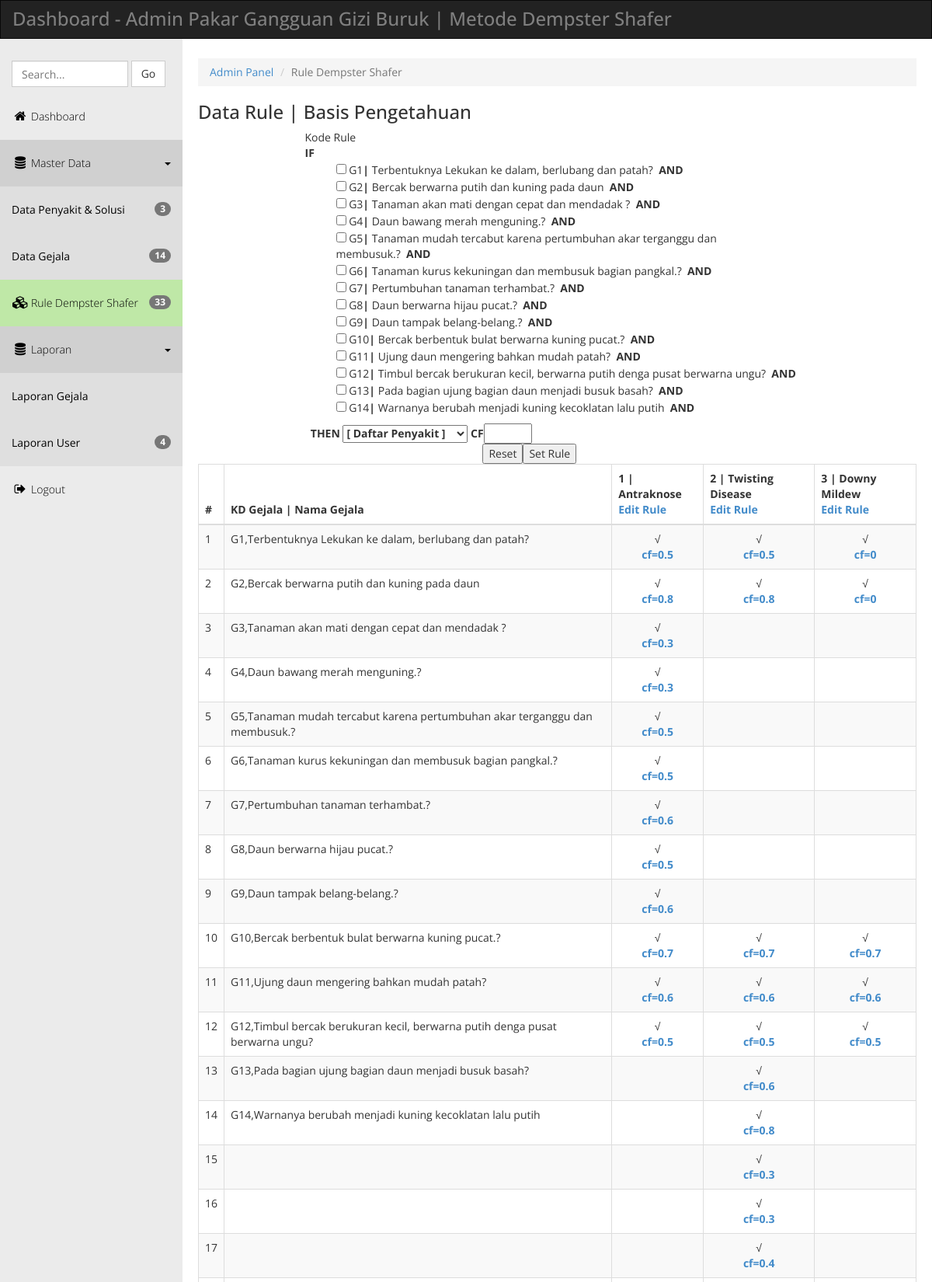
Screenshot of /modul/diagnosa/admin/basis_pengetahuan.php (upper part) with the database file from the repository.
### tables this page shows
CREATE TABLE `tb_gejala` (
  `id` int(11) NOT NULL,
  `kdgejala` varchar(3) DEFAULT NULL,
  `gejala` text DEFAULT NULL
);

CREATE TABLE `tb_rules` (
  `id_problem` int(11) DEFAULT NULL,
  `id_evidence` int(11) DEFAULT NULL,
  `cf` float DEFAULT NULL
);

### modul/diagnosa/admin/basis_pengetahuan.php (the view, shortened to what this page needs)
<!DOCTYPE html>
<head>
  <link rel="stylesheet" href="css/templatemo_main.css">
</head>
<body>
  <div class="navbar navbar-inverse" role="navigation">
      <div class="navbar-header">
        <div class="logo"><h1>Dashboard - Admin Pakar Gangguan Gizi Buruk | Metode Dempster Shafer</h1></div>
      </div>
    </div>
    <div class="template-page-wrapper">
      <div class="navbar-collapse collapse templatemo-sidebar">
        <ul class="templatemo-sidebar-menu">
          <li>
            <form class="navbar-form">
              <input type="text" class="form-control" id="templatemo_search_box" placeholder="Search...">
              <span class="btn btn-default">Go</span>
            </form>
          </li>
          <li ><a href="index.php"><i class="fa fa-home"></i>Dashboard</a></li>
          <li class="sub open">
            <a href="javascript:;">
              <i class="fa fa-database"></i>Master Data <div class="pull-right"><span class="caret"></span></div>
            </a>
            <ul class="templatemo-submenu">
              <li><a href="penyakit.php"><span class="badge pull-right"><?php include "koneksi.php"; $queryNP=mysqli_query($koneksi,"SELECT * FROM tb_penyakit"); $numNP=mysqli_num_rows($queryNP); echo $numNP;?></span>Data Penyakit & Solusi</a></li>
              <li><a href="gejala.php"><span class="badge pull-right"><?php $queryNP=mysqli_query($koneksi,"SELECT * FROM `tb_gejala` ORDER BY `id` ASC" ); $numNP=mysqli_num_rows($queryNP); echo $numNP;?></span>Data Gejala</a></li>
            </ul>
          </li>
          <li class="active"><a href="basis_pengetahuan.php"><i class="fa fa-cubes"></i><span class="badge pull-right"><?php $queryNR=mysqli_query($koneksi,"SELECT * FROM tb_rules"); $numNR=mysqli_num_rows($queryNR); echo $numNR;?></span>Rule Dempster Shafer</a></li>
          <li class="sub open">
            <a href="javascript:;">
              <i class="fa fa-database"></i>Laporan<div class="pull-right"><span class="caret"></span></div>
            </a>
            <ul class="templatemo-submenu">
              <li><a href="lapgejala.php">Laporan Gejala</a></li>
              <li><a href="lapuser.php"><span class="badge pull-right"><?php $queryNP3=mysqli_query($koneksi,"SELECT * FROM tbpasien"); $numNP3=mysqli_num_rows($queryNP3); echo $numNP3;?></span>Laporan User</a></li>
            </ul>
          </li>
          <li><a href="javascript:;" data-toggle="modal" data-target="#confirmModal"><i class="fa fa-sign-out"></i>Logout</a></li>
        </ul>
      </div>
      <div class="templatemo-content-wrapper">
        <div class="templatemo-content">
          <ol class="breadcrumb">
            <li><a href="index.php">Admin Panel</a></li>
            <li class="active">Rule Dempster Shafer</li>
          </ol>
          <h1>Data Rule | Basis Pengetahuan</h1>
                   <div class="row">
            <div class="col-md-12">
              <div class="table-responsive">
              <div class="konten">
<form id="form1" name="form1" method="post" action="simpan_kaidah_produksi.php" enctype="multipart/form-data"><div>
  <table class="tab" width="650" border="0" align="center" cellpadding="4" cellspacing="1" bordercolor="#F0F0F0" bgcolor="#CCCC99">
      <tr bgcolor="#FFFFFF">
        <td>Kode Rule</td>
        <td>&nbsp;</td>
      </tr>
      <tr bgcolor="#FFFFFF">
        <td colspan="2"><strong>IF</strong><ul style="list-style:none;"> <?php
	include "koneksi.php";
	$arrPenyakit=array(); $arrGejala=array();
	$query=mysqli_query($koneksi,"SELECT * FROM tb_gejala ORDER BY id ASC") or die("Query Error..!" .mysqli_error);
	while ($row=mysqli_fetch_array($query)){
		$arrGejala["$row[id]"]=$row['kdgejala'].",".$row['gejala'];
	?>
    	<li><input type="checkbox" name="gejala[]" id="gejala" value="<?php echo $row['id'];?>">
    	<?php echo $row['kdgejala'] ."<strong>|&nbsp;</strong>".$row['gejala'];?><strong>&nbsp;&nbsp;AND</strong></li>
		 <?php } ?></ul><strong>&nbsp;&nbsp;THEN
		 <select name="TxtKdPenyakit" id="TxtKdPenyakit">
		   <option value="NULL">[ Daftar Penyakit ]</option>
		   <?php
	$sqlp = "SELECT * FROM tb_penyakit ORDER BY id";
	$qryp = mysqli_query($koneksi,$sqlp)
		    or die ("SQL Error: ".mysqli_error($koneksi));
	while ($datap=mysqli_fetch_array($qryp)) {
		$arrPenyakit["$datap[id]"]=$datap['nama_penyakit'];
	}
  ?>
		   </select>
		 CF<input type="text" name="cf" size="5"></strong></td>
        </tr>
      <tr bgcolor="#FFFFFF">
        <td>&nbsp;</td>
        <td><input type="reset" name="Submit2" value="Reset" /><input type="submit" name="Submit" value="Set Rule" /></td>
      </tr>
    </table>
  </div>
</form>
<table class="table table-striped table-hover table-bordered" >
<thead>
  <tr>
    <th ><strong>#</strong></th>
    <th><strong>KD Gejala | Nama Gejala</strong><span style="float:right; margin-right:25px;"><strong></strong></span></th>
    <?php $query_p=mysqli_query($koneksi,"SELECT id_problem FROM tb_rules GROUP BY id_problem");
	while($data_p=mysqli_fetch_array($query_p)){
	?>
    <th><?php $idp=$data_p['id_problem']; echo "$idp | "; print_r($arrPenyakit["$idp"]); ?><br><a href="edit_rule_base.php?kdpenyakit=<?php echo $data_p['id_problem'];?>">Edit Rule</a></th><?php }?>
    </tr></thead>
    <?php
    $query=mysqli_query($koneksi,"SELECT * FROM tb_rules GROUP BY id_evidence ORDER BY id_evidence ASC ")or die(mysqli_error());
	while($row=mysqli_fetch_array($query)){
	?>
  <tr>
    <td valign="top"><?php echo $row['id_evidence'];?></td>
    <td><?php $idG=$row['id_evidence']; print_r($arrGejala["$idG"]);?></td><?php $query_pb=mysqli_query($koneksi,"SELECT id_problem FROM tb_rules GROUP BY id_problem ");
	while($data_pb=mysqli_fetch_array($query_pb)){
	?>
    <td><?php $kdpenyakit_B=$data_pb['id_problem'];
	$kdgejala_B=$row['id_evidence'];
	$query_CG=mysqli_query($koneksi,"SELECT * FROM tb_rules WHERE id_problem='$kdpenyakit_B' AND id_evidence='$kdgejala_B' ");
	while($data_GB=mysqli_fetch_array($query_CG)){ echo "<center>&#8730;</center>";
	echo "<center><strong><a title='Edit Nilai CF Pada Tiap Gejala' href='edit_cf.php?id_problem=$kdpenyakit_B&id_evidence=$kdgejala_B&cf=$data_GB[cf]'>cf=$data_GB[cf]</a></strong></center>"; }
	?></td><?php }?>
    </tr>
  <?php } ?>
</table>
</div>
              </div>
            </div>
          </div>
        </div>
      </div>
    </div>
</body>
</html>

### modul/diagnosa/admin/css/templatemo_main.css (style rules this page uses)
* { font-family: 'Open Sans', sans-serif; }
body { background-color: rgb(235,235,235); }
h1 { font-size: 24px; }
.logo { display: inline-block; }
.logo h1 { font-size: 24px; margin: 10px 15px; }
.templatemo-content-wrapper { float: left; width: 100%; }
.templatemo-content { margin-left: 235px; margin-top: 0px; min-height: 600px; padding: 25px 20px 0 20px; background-color: white; overflow-x: hidden; }
#templatemo_search_box { width: 150px; display: inline-block; }
.navbar { margin-bottom: 0; border-radius: 0; }
.navbar-header { color: rgb(127,127,127); }
.templatemo-sidebar { padding: 0; margin-top: 20px; }
.templatemo-sidebar .templatemo-sidebar-menu { list-style: none; margin: 0; padding: 0; }
.templatemo-sidebar .templatemo-sidebar-menu > li { display: block; margin: 0; padding: 0; border: 0px; }
.templatemo-sidebar .templatemo-sidebar-menu > li > a { display: block; position: relative; margin: 0; border: 0px; padding: 20px 15px; text-decoration: none; font-size: 14px; font-weight: 300; }
.templatemo-sidebar-menu a { color: black; }
.templatemo-sidebar-menu li.sub .templatemo-submenu { display: none; }
.templatemo-sidebar-menu li.sub.open .templatemo-submenu { display: block; }
.templatemo-submenu { padding-left: 0; }
.templatemo-submenu li { list-style: none; background-color: #DFDFDF; }
.templatemo-submenu li a { display: block; padding: 20px 15px; margin: 0; }
.templatemo-sidebar-menu > li.sub.open > a { background-color: rgba(145,145,145,0.3); }
.templatemo-sidebar .templatemo-sidebar-menu >li.active, .templatemo-sidebar .templatemo-sidebar-menu>li>a:hover { background-color: rgb(191, 232, 167); }
.templatemo-sidebar .templatemo-sidebar-menu > li > a > i { font-size: 16px; top: 2px; margin-top: 1px; margin-left: 1px; margin-right: 4px; display: inline-block; width: 1.25em; text-align: center; }
.nav-pills>li>a, .nav-tabs>li>a, .alert, .progress, .panel, .btn, .panel-group .panel, .form-control, .modal-content, .breadcrumb { border-radius: 0; }
@media screen and (min-width: 992px) { .templatemo-sidebar { width: 235px; float: left; position: relative; margin-right: -100%; } }

### rows the page displays
tb_gejala: kdgejala "G1", gejala "Terbentuknya Lekukan ke dalam, berlubang dan patah?"
tb_gejala: kdgejala "G2", gejala "Bercak berwarna putih dan kuning pada daun"
tb_gejala: kdgejala "G3", gejala "Tanaman akan mati dengan cepat dan mendadak ?"
tb_gejala: kdgejala "G4", gejala "Daun bawang merah menguning.?"
tb_gejala: kdgejala "G5", gejala "Tanaman mudah tercabut karena pertumbuhan akar terganggu dan membusuk.?"
tb_gejala: kdgejala "G6", gejala "Tanaman kurus kekuningan dan membusuk bagian pangkal.?"
tb_gejala: kdgejala "G7", gejala "Pertumbuhan tanaman terhambat.?"
tb_gejala: kdgejala "G8", gejala "Daun berwarna hijau pucat.?"
tb_gejala: kdgejala "G9", gejala "Daun tampak belang-belang.?"
tb_gejala: kdgejala "G10", gejala "Bercak berbentuk bulat berwarna kuning pucat.?"
tb_gejala: kdgejala "G11", gejala "Ujung daun mengering bahkan mudah patah?"
tb_gejala: kdgejala "G12", gejala "Timbul bercak berukuran kecil, berwarna putih denga pusat berwarna ungu?"
tb_gejala: kdgejala "G13", gejala "Pada bagian ujung bagian daun menjadi busuk basah?"
tb_gejala: kdgejala "G14", gejala "Warnanya berubah menjadi kuning kecoklatan lalu putih"
tb_rules: cf "0.5"
tb_rules: cf "0.5"
tb_rules: cf "0"
tb_rules: cf "0.8"
tb_rules: cf "0.8"
tb_rules: cf "0"
tb_rules: cf "0.3"
tb_rules: cf "0.3"
tb_rules: cf "0.5"
tb_rules: cf "0.5"
tb_rules: cf "0.6"
tb_rules: cf "0.5"
tb_rules: cf "0.6"
tb_rules: cf "0.7"
tb_rules: cf "0.7"
tb_rules: cf "0.7"
tb_rules: cf "0.6"
tb_rules: cf "0.6"
tb_rules: cf "0.6"
tb_rules: cf "0.5"
tb_rules: cf "0.5"
tb_rules: cf "0.5"
tb_rules: cf "0.6"
tb_rules: cf "0.8"
tb_rules: cf "0.3"
tb_rules: cf "0.3"
tb_rules: cf "0.4"

### other values shown
$numNP "3"
$numNP "14"
$numNR "33"
$numNP3 "4"
$idp "1"
$idp "2"
$idp "3"
$row['id_evidence'] "1"
$row['id_evidence'] "2"
$row['id_evidence'] "3"
$row['id_evidence'] "4"
$row['id_evidence'] "5"
$row['id_evidence'] "6"
$row['id_evidence'] "7"
$row['id_evidence'] "8"
